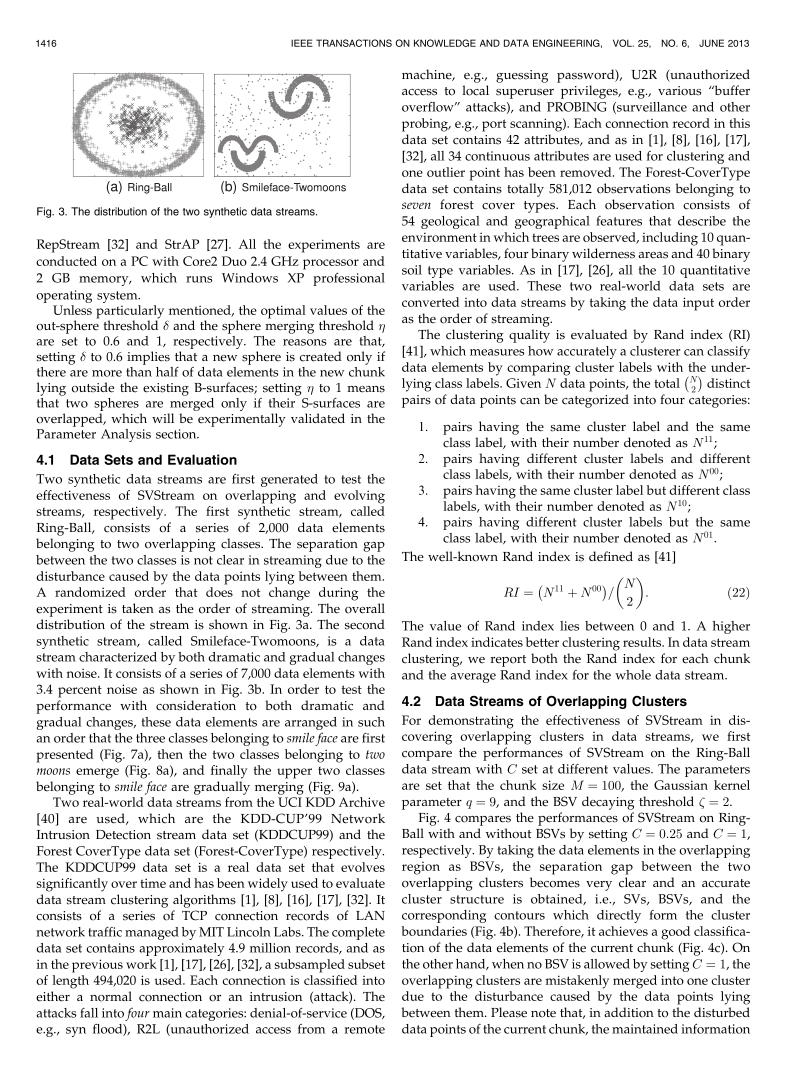
#> input picture reports/week-02-03/figures/page_300-07.png, 2363 x 3225 px, found by its file name (shown at 1/3 size); its folder holds 8 pictures in this run
$ python crop_exact.py
#> lines starting #> are read from the running program, lines starting #| are printed output that depends on the picture
import os
from PIL import Image

fig_dir = r"f:\latex\weekly-report-DACN\reports\week-02-03\figures"
S = 300.0 / 72.0

def crop_pt(page_num, box_pt, out_name):
#> called with page_num = 7, box_pt = (24, 45, 250, 160), out_name = 'paper_fig03.png'
    img = Image.open(os.path.join(fig_dir, f"page_300-{page_num:02d}.png"))
#> img is the input picture: PIL image 2363x3225 RGB; mean R, G, B 231.7, 231.6, 231.7
    box_px = (
        int(round(box_pt[0] * S)),
        int(round(box_pt[1] * S)),
        int(round(box_pt[2] * S)),
        int(round(box_pt[3] * S))
    )
    cropped = img.crop(box_px)
    out_path = os.path.join(fig_dir, out_name)
    cropped.save(out_path)
    print(f"Cropped {out_name}: size={cropped.size}")
#| Cropped paper_fig03.png: size=(942, 479)

# 1. Fig 3: Page 7, col 1
crop_pt(7, (24, 45, 250, 160), "paper_fig03.png")

# 2. Fig 4: Page 8, full width
crop_pt(8, (24, 45, 542, 156), "paper_fig04.png")
#> call 2 of crop_pt, with page_num = 8, box_pt = (24, 45, 542, 156), out_name = 'paper_fig04.png'
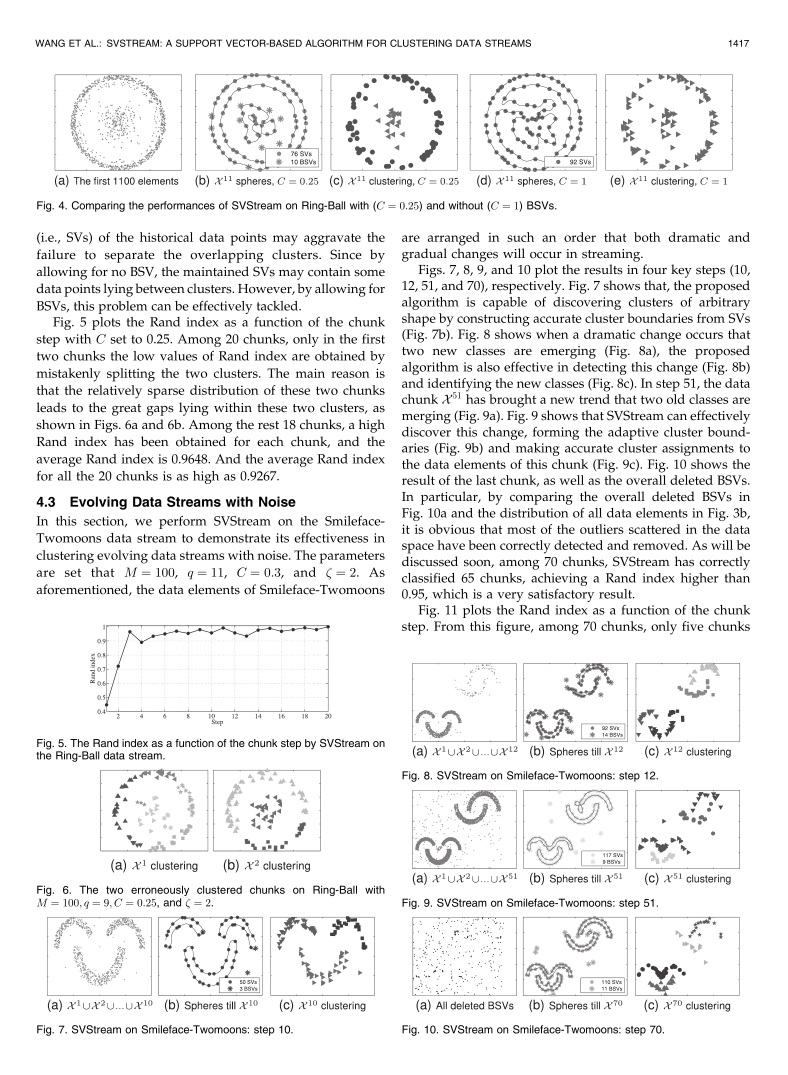
#> input picture reports/week-02-03/figures/page_300-08.png, 2363 x 3225 px, found by its file name (shown at 1/3 size)
#> in crop_pt, img is the input picture: PIL image 2363x3225 RGB; mean R, G, B 238.7, 238.7, 238.7
#| Cropped paper_fig04.png: size=(2158, 462)

# 3. Fig 5 & 6: Page 8, col 1
crop_pt(8, (24, 440, 282, 650), "paper_fig05_06.png")
#| Cropped paper_fig05_06.png: size=(1075, 875)

# 4. Fig 7, 8, 9, 10: Smileface steps
p8 = Image.open(os.path.join(fig_dir, "page_300-08.png"))
def get_box(b):
#> called with b = (24, 665, 282, 755)
    return p8.crop((int(b[0]*S), int(b[1]*S), int(b[2]*S), int(b[3]*S)))

f7 = get_box((24, 665, 282, 755))
f8 = get_box((285, 470, 542, 570))
f9 = get_box((285, 570, 542, 660))
f10 = get_box((285, 660, 542, 755))

w_col = max(f7.width, f8.width, f9.width, f10.width)
#> w_col = 1075
h_row = max(f7.height, f8.height, f9.height, f10.height)
#> h_row = 417
stitched_7_10 = Image.new("RGB", (w_col * 2 + 20, h_row * 2 + 20), (255, 255, 255))
#> stitched_7_10: PIL image 2170x854 RGB; every value is 255
stitched_7_10.paste(f7, (0, 0))
stitched_7_10.paste(f8, (w_col + 20, 0))
stitched_7_10.paste(f9, (0, h_row + 20))
stitched_7_10.paste(f10, (w_col + 20, h_row + 20))
stitched_7_10.save(os.path.join(fig_dir, "paper_fig07_10.png"))
print(f"Cropped paper_fig07_10.png: size={stitched_7_10.size}")
#| Cropped paper_fig07_10.png: size=(2170, 854)

# 5. Fig 11 & 12: Page 9, col 1 (trimmed trailing text)
crop_pt(9, (24, 45, 282, 372), "paper_fig11_12.png")
#> call 4 of crop_pt, with page_num = 9, box_pt = (24, 45, 282, 372), out_name = 'paper_fig11_12.png'
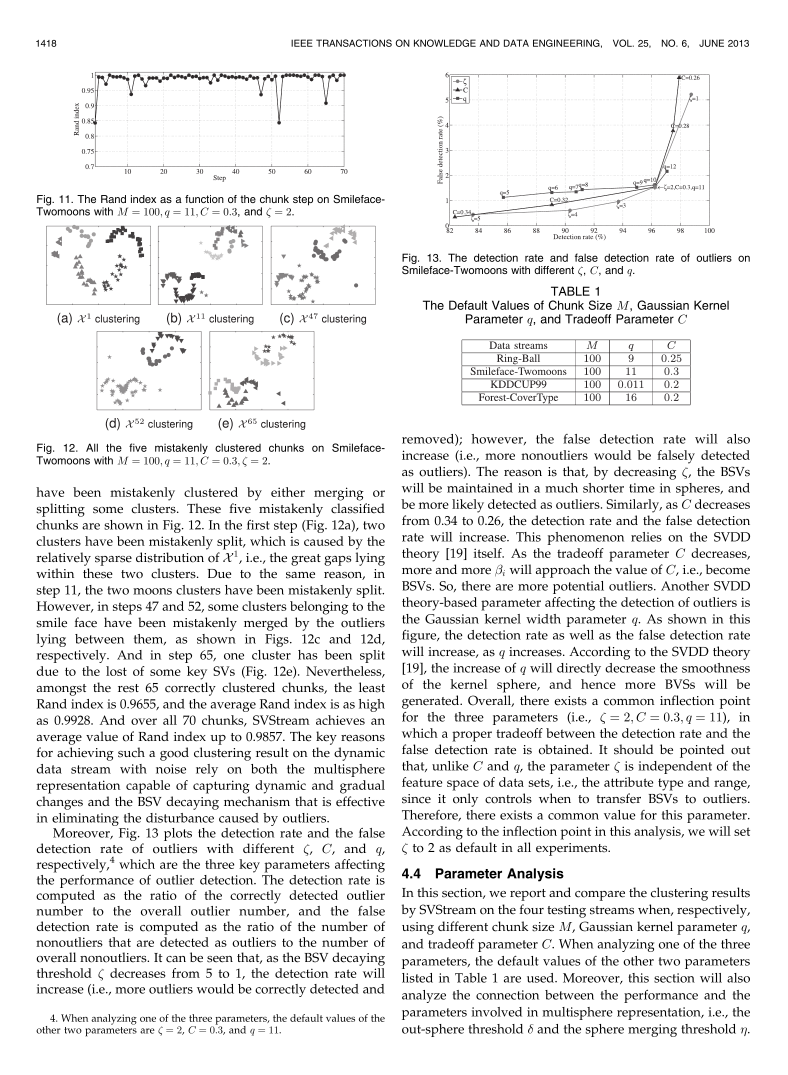
#> input picture reports/week-02-03/figures/page_300-09.png, 2363 x 3225 px, found by its file name (shown at 1/3 size)
#> in crop_pt, img is the input picture: PIL image 2363x3225 RGB; mean R, G, B 236.5, 236.4, 236.5
#| Cropped paper_fig11_12.png: size=(1075, 1362)

# 6. Fig 13: Page 9, col 2 (trimmed Table 1)
crop_pt(9, (285, 45, 542, 215), "paper_fig13.png")
#| Cropped paper_fig13.png: size=(1070, 708)

# 7. Fig 14: Page 10, col 1 ONLY
crop_pt(10, (24, 45, 282, 260), "paper_fig14.png")
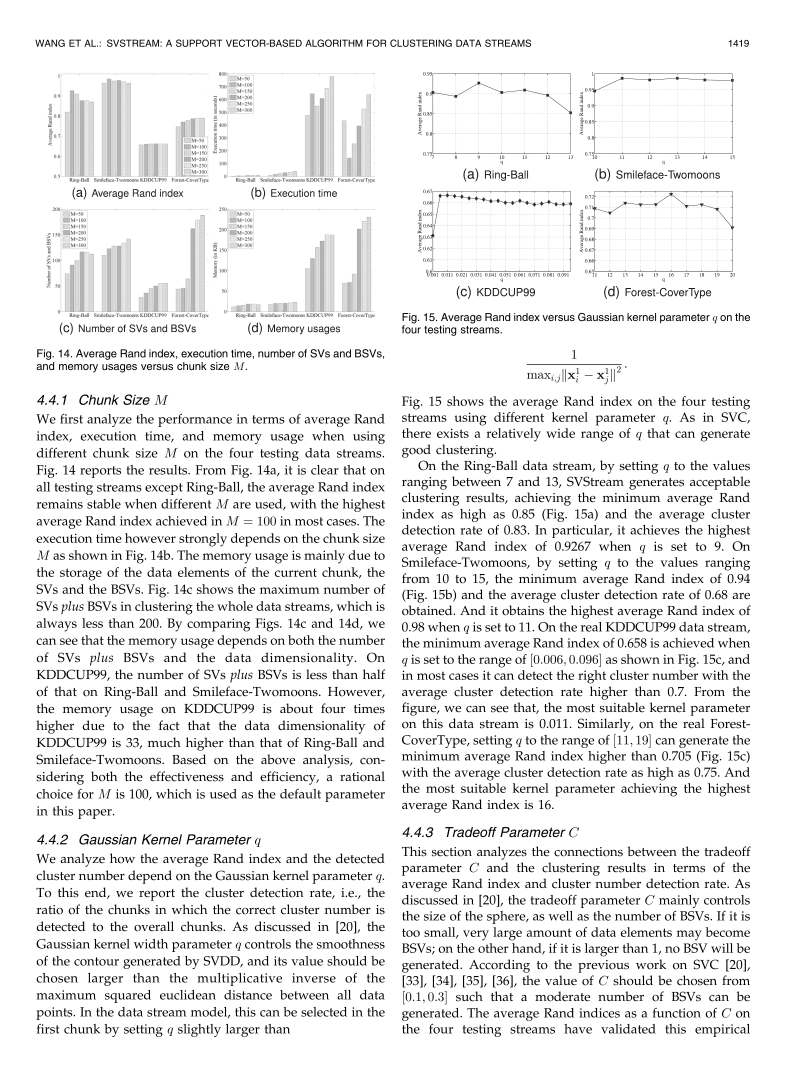
#> input picture reports/week-02-03/figures/page_300-10.png, 2363 x 3225 px, found by its file name (shown at 1/3 size)
#> in crop_pt, img is the input picture: PIL image 2363x3225 RGB; mean R, G, B 235.7, 235.7, 235.7
#| Cropped paper_fig14.png: size=(1075, 895)

# 8. Fig 15: Page 10, col 2 ONLY
crop_pt(10, (285, 45, 542, 260), "paper_fig15.png")
#| Cropped paper_fig15.png: size=(1070, 895)

# 9. Fig 16: Page 11, col 1
crop_pt(11, (24, 45, 282, 160), "paper_fig16.png")
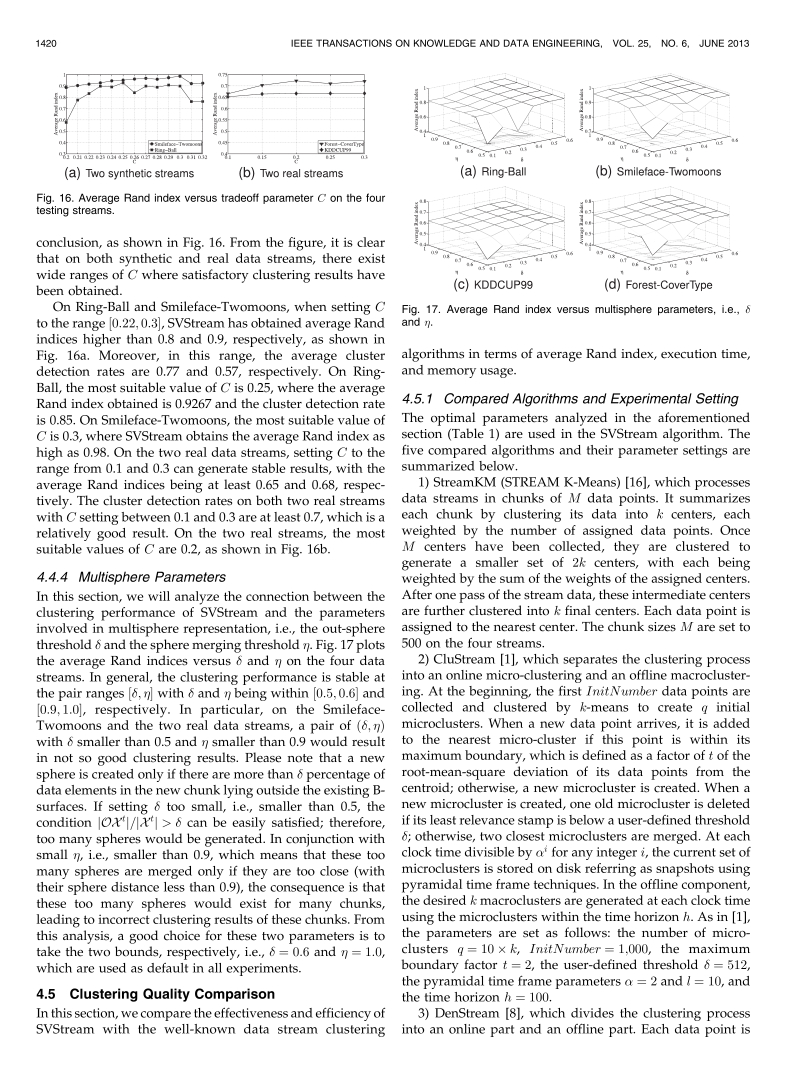
#> input picture reports/week-02-03/figures/page_300-11.png, 2363 x 3225 px, found by its file name (shown at 1/3 size)
#> in crop_pt, img is the input picture: PIL image 2363x3225 RGB; mean R, G, B 234.4, 234.4, 234.4
#| Cropped paper_fig16.png: size=(1075, 479)

# 10. Fig 17: Page 11, col 2
crop_pt(11, (285, 45, 542, 235), "paper_fig17.png")
#> in crop_pt (call 9), `cropped = img.crop(box_px)`:
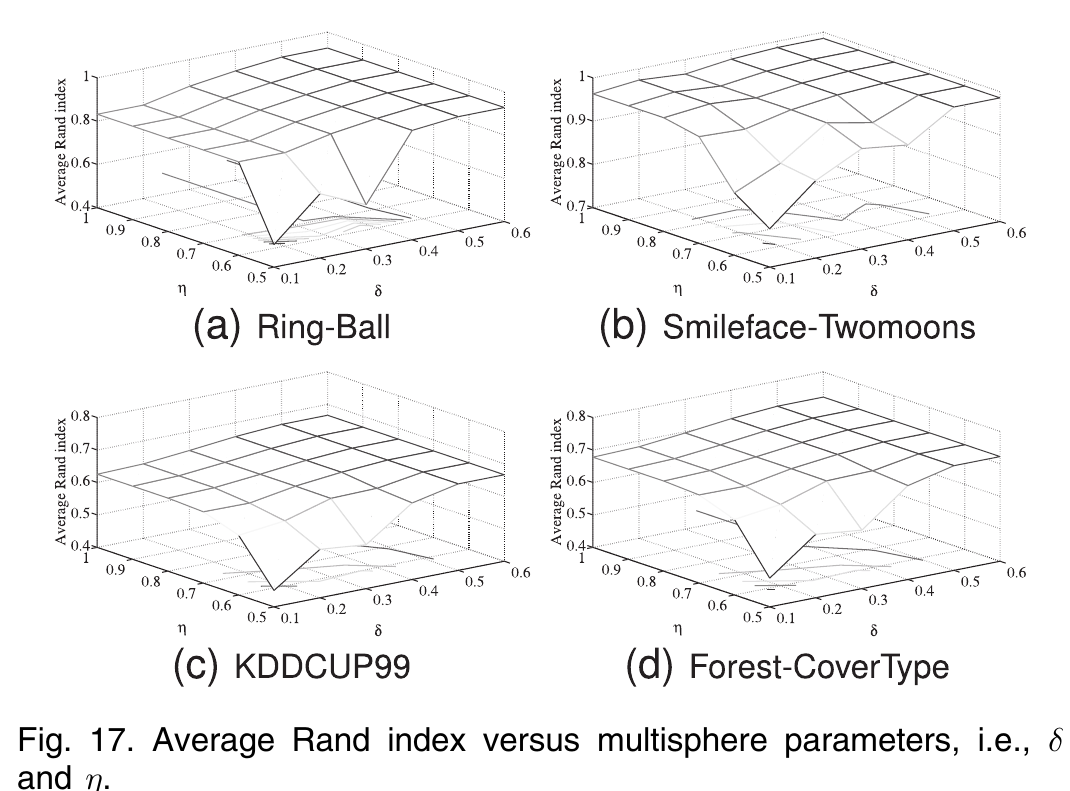
#> cropped: PIL image 1070x791 RGB; mean R, G, B 245.5, 245.4, 245.4
#| Cropped paper_fig17.png: size=(1070, 791)

# 11. Fig 18: Page 12, full width
#> (the run stopped early here; a loop or call above may not have finished)
